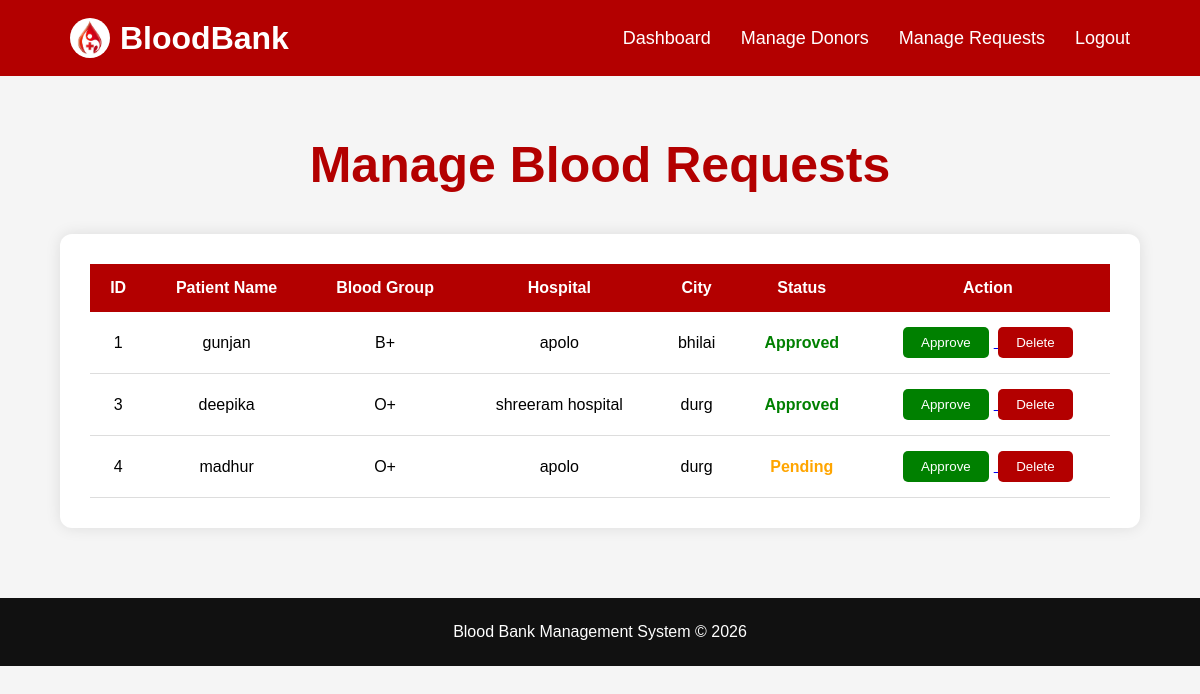
Page /manage-requests/ on the earlier database version.
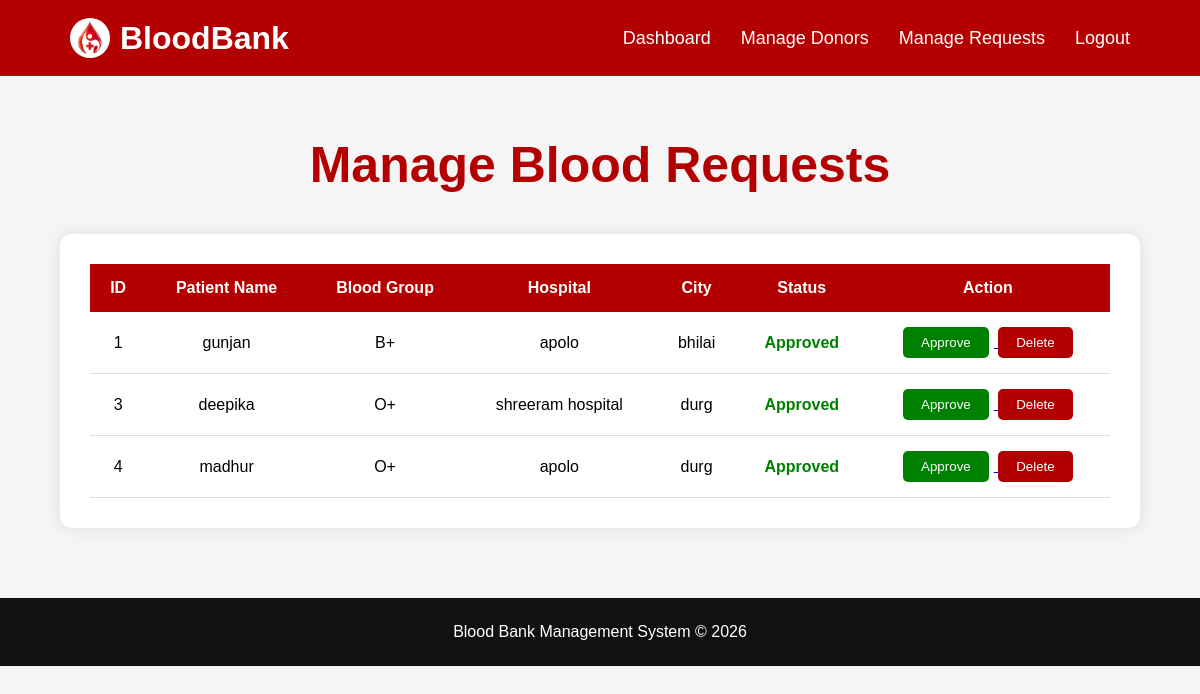
Same page on the later database version.
### main/models.py (models this page shows, shortened)
class BloodRequest(models.Model):
    patient_name=models.CharField(max_length=100)
    blood_group=models.CharField(max_length=5)
    hospital=models.CharField(max_length=100)
    city=models.CharField(max_length=100)
    contact=models.CharField(max_length=15)
    status=models.CharField(max_length=20,default='Pending')

### main/views.py (the view)
# urls.py: path('manage-requests/',views.manage_requests,name='manage_requests'),
def manage_requests(request):
    requests=BloodRequest.objects.all()
    context={
        'requests':requests
    }
    return render(request,'manage_requests.html',context)

### templates/manage_requests.html (shortened to what this page needs)
{% load static %}
<!DOCTYPE html>
<html lang="en">
<head>
</head>
<body>
<nav>
    <div class="logo">
    <img src="{% static 'images/blood.jpg' %}" alt="Logo">
    <span>BloodBank</span>
    </div>
    <ul>
        <li>
            <a href="{% url 'admin_dashboard' %}">
                Dashboard
            </a>
        </li>
        <li>
            <a href="{% url 'manage_donors' %}">
                Manage Donors
            </a>
        </li>
        <li>
            <a href="{% url 'manage_requests' %}">
                Manage Requests
            </a>
        </li>
        <li>
            <a href="{% url 'logout' %}">
              Logout
            </a>
        </li>
    </ul>
</nav>
<section class="manage">
    <div class="heading">
        <h1>Manage Blood Requests</h1>
    </div>
    <div class="table-box">
        <table>
            <tr>
                <th>ID</th>
                <th>Patient Name</th>
                <th>Blood Group</th>
                <th>Hospital</th>
                <th>City</th>
                <th>Status</th>
                <th>Action</th>
            </tr>
            {% if requests %}
                {% for request in requests %}
                <tr>
                    <td>{{ request.id }}</td>
                    <td>{{ request.patient_name }}</td>
                    <td>{{ request.blood_group }}</td>
                    <td>{{ request.hospital }}</td>
                    <td>{{ request.city }}</td>
                    <td>
                        {% if request.status == 'Pending' %}
                            <span class="status-pending">
                                {{ request.status }}
                            </span>
                        {% elif request.status == 'Approved' %}
                            <span class="status-approved">
                                {{ request.status }}
                            </span>
                        {% else %}
                            <span class="status-rejected">
                                {{ request.status }}
                            </span>
                        {% endif %}
                    </td>
                    <td>
                        <a href="{% url 'approve_request' request.id %}">
                            <button class="approve-btn">
                                Approve
                            </button>
                        </a>
                        <a href="{% url 'delete_request' request.id %}">
                            <button type="button"
                                    class="delete-btn">
                                Delete
                            </button>
                        </a>
                    </td>
                </tr>
                {% endfor %}
            {% else %}
            <tr>
                <td colspan="7">
                    No Blood Requests Available
                </td>
            </tr>
            {% endif %}
        </table>
    </div>
</section>
<footer>
    <p>
        Blood Bank Management System © 2026
    </p>
</footer>
</body>
</html>

Differences in the rows shown:
changed BloodRequest "madhur": status "Pending" → "Approved"
